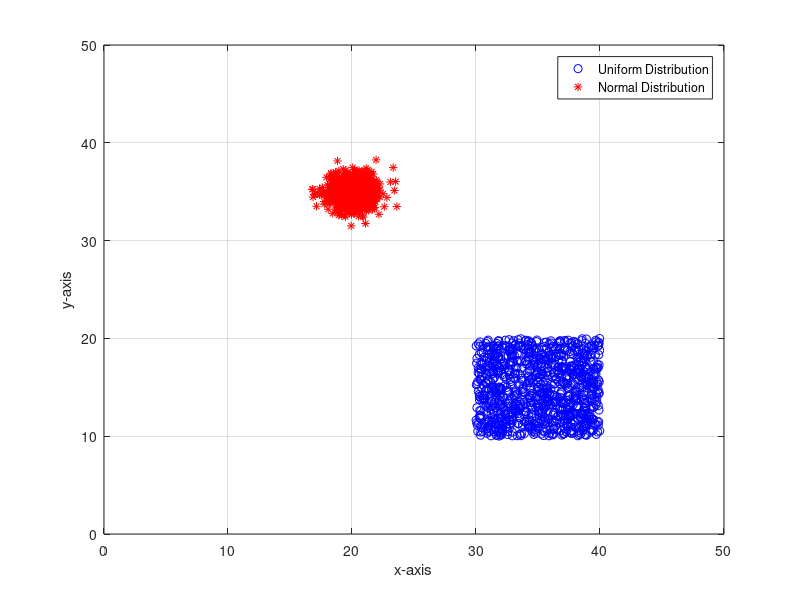

The MATLAB script that drew this image:
x = rand(1,1000);
x1 = x.*(40-30)+30;
y = rand(1,1000);
y1 = y.*(20-10)+10;
p1 = plot(x1,y1,'bo');
xlabel('x-axis')
ylabel('y-axis')
hold on
axis([0 50 0 50])
xm = 20;
ym = 35;
xvariance = 1;
yvariance = 1;
x2 = randn(1,1000).*xvariance+xm;
y2 = randn(1,1000).*yvariance+ym;
p2 = plot(x2,y2,'r*');
axis([0 50 0 50])
legend([p1 p2],{'Uniform Distribution','Normal Distribution'})
grid on